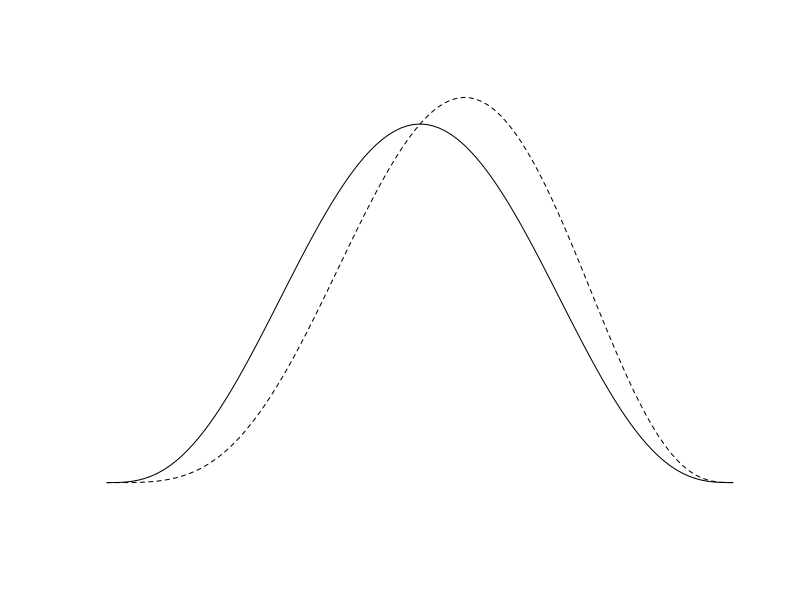
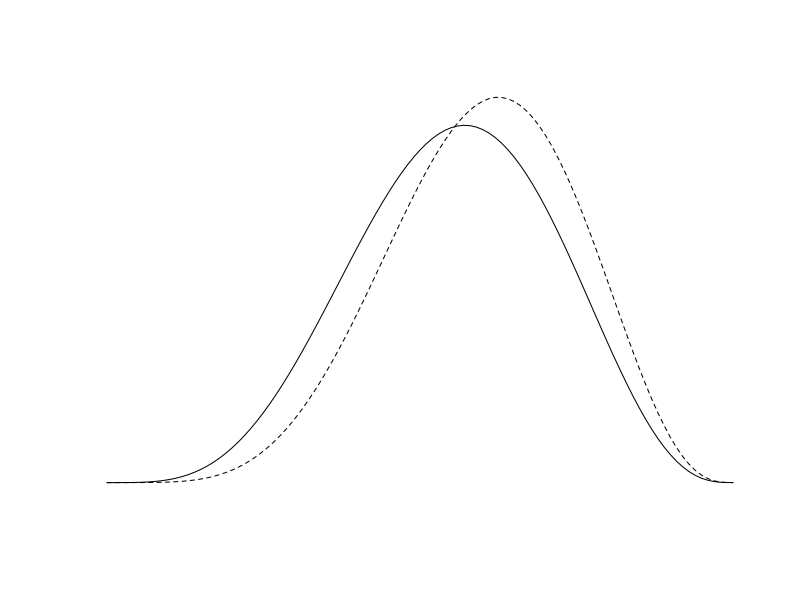
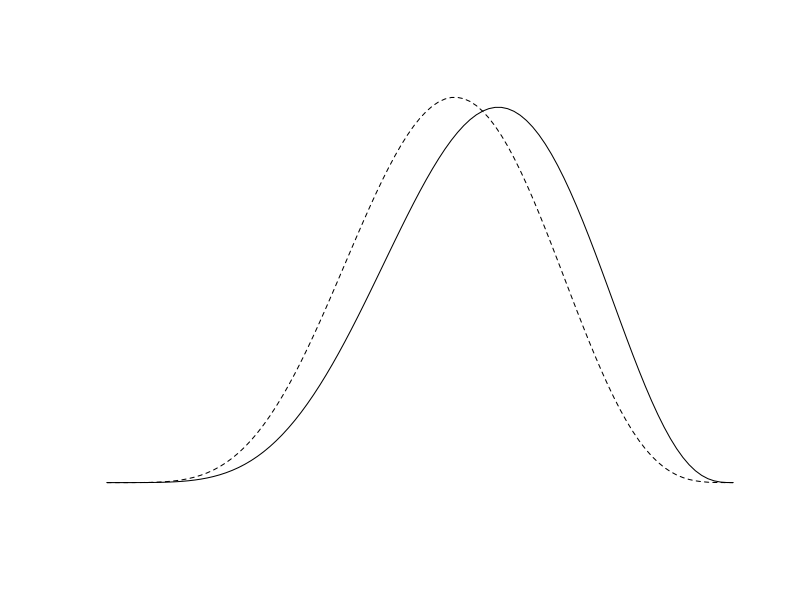

Recreate these plots in R, in order.
## ---- chunk 1
plot(seq(0,1,0.01), dbeta(seq(0,1,0.01), 5, 4), type="l", axes=FALSE, lty="dashed", xlab="", ylab="")
lines(seq(0,1,0.01), dbeta(seq(0,1,0.01), 4, 4))
## ---- chunk 2
plot(seq(0,1,0.01), dbeta(seq(0,1,0.01), 6, 4), type="l", axes=FALSE, lty="dashed", xlab="", ylab="")
lines(seq(0,1,0.01), dbeta(seq(0,1,0.01), 5, 4))
## ---- chunk 3
plot(seq(0,1,0.01), dbeta(seq(0,1,0.01), 6, 5), type="l", axes=FALSE, lty="dashed", xlab="", ylab="")
lines(seq(0,1,0.01), dbeta(seq(0,1,0.01), 6, 4))
